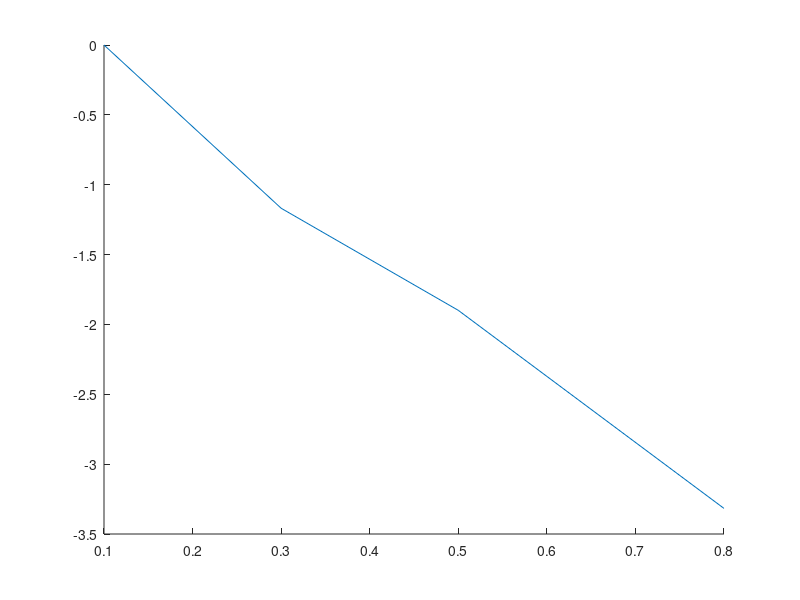

Here is the MATLAB script that generated this plot: (Note: this script raises an error after producing the figure.)
clc
clear
close all

% units
% rho_al, rho_pb = g/cm^3
% t_al, t_pb = s
% tau_0 = mu s
% x_al, x_pb = mm
% n_mess_al, n_korr_al, n1, n_mess_pb, n_korr_pb = 1/s
% d_betamax = mm
% n_gamma_max, n_ges, n_beta_max = 1/s
% mu_al, mu_pb = 1/cm
% mu_rho = cm^2/g
% d_half_pb = mm

% pre allocation
data = struct;

% pre definition
x_al = [0.1, 0.3, 0.5, 0.8, 1.0, 2.0, 3.0, 4.0, 8.0, 16.0]; % in mm
x_pb = [1.0, 2.0, 3.0, 4.0, 6.0, 8.0, 10.0, 15.0, 20.0, 30.0];  % in mm
t_al = ones(size(x_al));
t_pb = ones(size(x_pb));
t_al(:) = 60;    % in s
t_pb(:) = 120;  % in s
tau_0 = 230;    % in µs
y = log(1/50);
rho_al = 2.7;   % in g/cm^3
rho_pb = 11.34; % in g/cm^3

% insert their values here
N_al = [15248, 4939, 2402, 586, 515, 509, 491, 484, 403, 319];
N_pb = [1214, 1128, 906, 851, 666, 575, 508, 355, 254, 148];

% 1a) n_mess & n_korr Aluminium
n_mess_al = zeros(size(N_al));
n_korr_al = zeros(size(N_al));
for N = 1:size(N_al, 2)
    n_mess_al(N) = N_al(N) / t_al(N);
    n_korr_al(N) = (N_al(N) / t_al(N)) / (1 - ((N_al(N) / t_al(N)) * tau_0 * 10^(-6)));
end

% ln(n_i/n_1) Aluminium
ln_nin1_al = zeros(size(N_al));
for N = 1:size(N_al, 2)
    ln_nin1_al(N) = log(n_korr_al(N) / n_korr_al(1));
end

n1 = n_korr_al(1);

% 1b) plot 
fig_al = figure(1);
hold on


% Regressionsgerade
x1 = x_al(1:4);
x2 = x_al(5:end);
y1 = ln_nin1_al(1:4);
y2 = ln_nin1_al(5:end);

p1 = polyfit(x1, y1, 1);
f1 = polyval(p1, x1);
p2 = polyfit(x2, y2, 1);
f2 = polyval(p2, x2);


al_1 = plot(x1, y1);
al_1.Marker = "o";
al_1.MarkerEdgeColor = "blue";
al_1.MarkerFaceColor = "blue";
al_1.LineStyle = "none";
al_1_reg = plot(x1, f1);
al_1_reg.Color = "blue";
al_2 = plot(x2, y2);
al_2.Marker = "o";
al_2.MarkerEdgeColor = "red";
al_2.MarkerFaceColor = "red";
al_2.LineStyle = "none";
al_2_reg = plot(x2, f2);
al_2_reg.Color = "red";

xlabel("x [mm]")
ylabel("ln(ni/n1)")
hold off

m1 = p1(1);     % in 1/mm
y0_1 = p1(2);
m2 = p2(1);     % in 1/mm
y0_2 = p2(2);

% 1c) Interpolation to find d_beta,max
d_betamax = (y - y0_1) / m1;

% 1d) mu/rho
mu_al = -m2 * 10;   % in 1/cm
mu_rho = mu_al/rho_al;  % in cm^2/g

% 2 Nachweiswahrscheinlichkeit
n_gamma_max = exp(y0_2) * n1;
n_ges = exp(y0_1) * n1;
n_beta_max = n_ges - n_gamma_max;

p_nachweis = n_gamma_max / n_beta_max;

data.x_al = x_al;
data.t_al = t_al;
data.N_al = N_al;
data.n_mess_al = n_mess_al;
data.n_korr_al = n_korr_al;
data.ln_nin1_al = ln_nin1_al;
data.n1_al = n1;
data.reg1_al = [m1, y0_1];
data.reg2_al = [m2, y0_2];
data.n_gamma_max_al = n_gamma_max;
data.n_beta_max_al = n_beta_max;
data.d_betamax_al = d_betamax;
data.Massenschwaechungskoeffizient_al = mu_rho;
data.Schwaechungskoeffizient_al = mu_al;
data.p_nachweis = p_nachweis;
data.tau_0 = tau_0;

% 3) Pb
% 3a) 
y = log(1/2);

n_mess_pb = zeros(size(N_pb));
n_korr_pb = zeros(size(N_pb));
for N = 1:size(N_pb, 2)
    n_mess_pb(N) = N_pb(N) / t_pb(N);
    n_korr_pb(N) = (N_pb(N) / t_pb(N)) / (1 - ((N_pb(N) / t_pb(N)) * tau_0 * 10^(-6)));
end

% ln(n_i/n_1) Aluminium
ln_nin1_pb = zeros(size(N_pb));
for N = 1:size(N_pb, 2)
    ln_nin1_pb(N) = log(n_mess_pb(N) / n_mess_pb(1));
end

n1 = n_mess_pb(1);

% plot 
fig_pb = figure(2);
hold on

p_pb = polyfit(x_pb, ln_nin1_pb, 1);
f_pb = polyval(p_pb, x_pb);


% Regressionsgerade
pb_plot = plot(x_pb, ln_nin1_pb);
pb_plot.Marker = "o";
pb_plot.MarkerEdgeColor = "blue";
pb_plot.MarkerFaceColor = "blue";
pb_plot.LineStyle = "none";

pb_plot_reg = plot(x_pb, f_pb);
pb_plot_reg.Color = "blue";

xlabel("x [mm]")
ylabel("ln(ni/n1)")

m1 = p_pb(1);     % in 1/mm
y0_1 = p_pb(2);

% 3 b) Halbwertsdicke
d_half_pb = (y - y0_1) / m1;

% 3c) Schwächungskoeffizient
mu_pb = -m1 * 10;     % in 1/cm
mu_rho = mu_pb/rho_pb;  % in cm^2/g

data.x_pb = x_pb;
data.t_pb = t_pb;
data.N_pb = N_pb;
data.n_mess_pb = n_mess_pb;
data.n_korr_pb = n_korr_pb;
data.ln_nin1_pb = ln_nin1_pb;
data.n1_pb = n1;
data.reg1_pb = [m1, y0_1];
data.d_half_pb = d_half_pb;
data.Massenschwaechungskoeffizient_pb = mu_rho;
data.Schwaechungskoeffizient_pb = mu_pb;


to_save = true;
if to_save
    prompt = ("Insert Filename: ");
    savename = input(prompt);
    save(strcat(char('G:\Meine Ablage\Master\Physik\Abgegebene Protokolle\Praktikum SoSe 25\'), ...
                        char(savename), '.mat'), '-struct', 'data')
end
